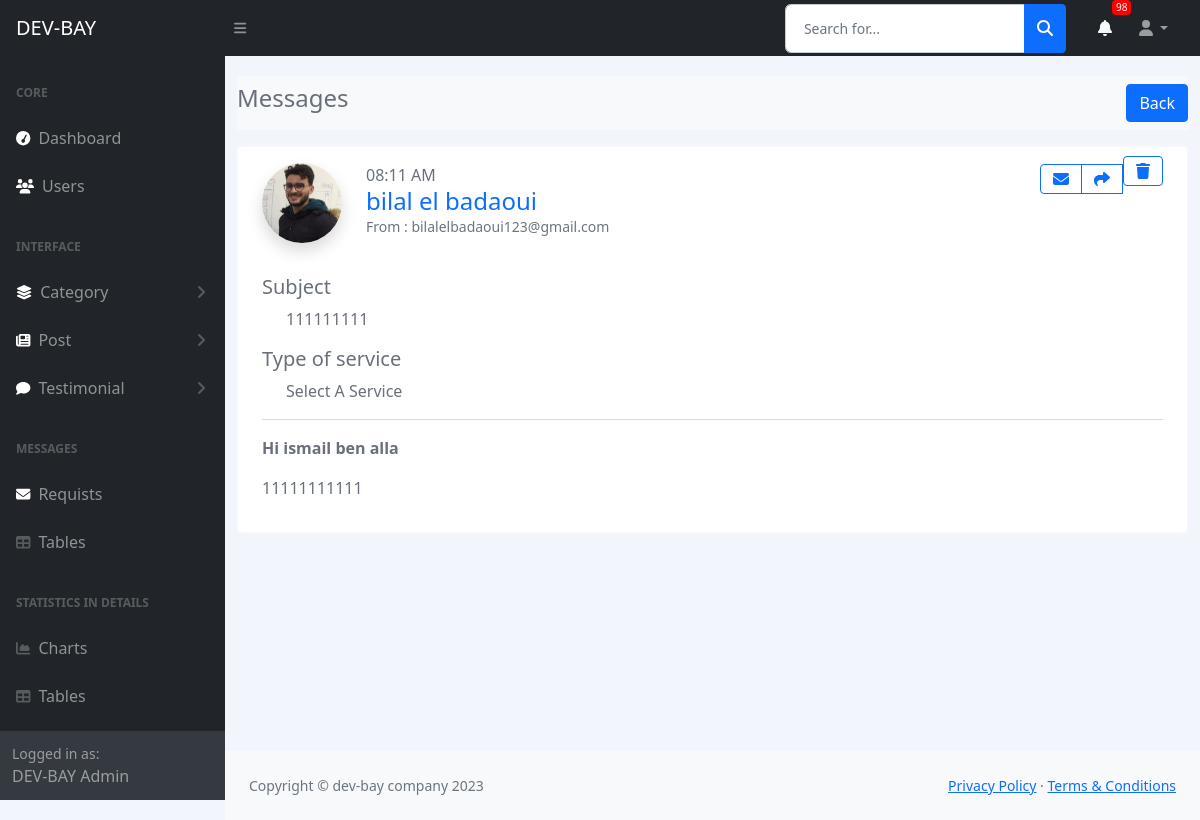
Page /admin/view_requist.php?id=135 (signed in) on the committed database.
### tables this page shows
CREATE TABLE `users` (
  `id` int(10) NOT NULL,
  `firstname` varchar(200) NOT NULL,
  `lastname` varchar(200) NOT NULL,
  `profession` varchar(200) NOT NULL,
  `description` text NOT NULL,
  `email` varchar(200) NOT NULL,
  `password` varchar(200) NOT NULL,
  `image` varchar(100) NOT NULL,
  `status` int(5) NOT NULL DEFAULT 0,
  `role_as` int(1) NOT NULL DEFAULT 0,
  `created_at` date NOT NULL DEFAULT current_timestamp(),
  `updated_at` date DEFAULT current_timestamp()
);

CREATE TABLE `email` (
  `id` int(11) NOT NULL,
  `service` varchar(100) NOT NULL,
  `title` varchar(200) NOT NULL,
  `body` text NOT NULL,
  `state` int(11) NOT NULL DEFAULT 0,
  `email` varchar(200) NOT NULL,
  `fullname` varchar(200) NOT NULL,
  `created_at` datetime NOT NULL DEFAULT current_timestamp()
);

### admin/view_requist.php (the view, shortened to what this page needs)
<?php
include('./includes/header.php');
?>
<div class="container">
    <div class="row">
        <div class="col-lg-12 col-md-3">
            <div class="d-flex  justify-content-between bg-light py-2">
                <h4>Messages</h4>
                <a href='./view_email.php'><button class="btn btn-primary float-end rounded">Back</button></a>
            </div>
            <?php if (isset($_GET['id'])) :
                $Query = "select * from email where id = " . $_GET['id'];
                $Result = mysqli_query($connection, $Query);
                if (mysqli_num_rows($Result) > 0) :
                    foreach ($Result as $email) : ?>
                        <div class="card shadow-none mt-3 border border-light">
                            <div class="card-body px-4">
                                <div class="media mb-3 d-flex justify-content-between flex-wrap-reverse">
                                    <div class="mb-3 d-flex ">
                                        <div class="me-4">
                                            <?php
                                            $userEmail = $email['email'];
                                            $UserQuery = "select * from users where email = '$userEmail'";
                                            $UserResult = mysqli_query($connection, $UserQuery);
                                            if (mysqli_num_rows($UserResult) > 0) :
                                                foreach ($UserResult as $user) : ?>
                                                    <img src="../img/users/<?= $user['image'] ?>" class="rounded-circle mr-3 mail-img shadow" alt="sender picture" width="80" height="80">
                                                <?php endforeach; ?>
                                            <?php else : ?>
                                                <img src="../img/users/profile.png" class="rounded-circle mr-3 mail-img shadow" alt="sender picture" width="80" height="80">
                                            <?php endif; ?>
                                        </div>
                                        <div class="media-body">
                                            <span class="media-meta float-right">
                                                <?php
                                                $date = DateTime::createFromFormat('Y-m-d h:m:s', $email['created_at']);
                                                if ($date->format('h') <= 12)
                                                    echo $date->format('h:m') . "  AM";
                                                else
                                                    echo $date->format('h:m') . "  PM";
                                                ?>
                                            </span>
                                            <h4 class="text-primary m-0"><?= $email['fullname'] ?></h4>
                                            <small class="text-muted">From : <?= $email['email'] ?></small>
                                        </div>
                                    </div>
                                    <div class="btn-toolbar" role="toolbar">
                                        <div class="btn-group mb-4 d-flex align-items-center" style="height: 2rem;">
                                            <button type="button" class="btn btn-outline-primary waves-effect waves-light"><i class="fa fa-envelope"></i></button>
                                            <button type="button" class="btn btn-outline-primary waves-effect waves-light"><i class="fa fa-mail-forward"></i></button>
                                            <form action="./delete_email.php" method="POST">
                                                <button type="submit" name="delete_btn" value="<?= $email['id'] ?>" class="btn btn-outline-primary waves-effect waves-light"><i class="fa fa-trash"></i></button>
                                            </form>
                                        </div>
                                    </div>
                                </div>
                                <div>
                                    <h5>Subject</h5>
                                    <p class="ms-4"><?= $email['title'] ?></p>
                                </div>
                                <div>
                                    <h5>Type of service</h5>
                                    <p class="ms-4"><?= $email['service'] ?></p>
                                </div>
                                <hr>
                                <p><b>Hi <?= $_SESSION['user']['name'] ?></b></p>
                                <p><?= $email['body'] ?></p>
                            </div>
                        </div>
                    <?php endforeach; ?>
                <?php else : ?>
                    <div colspan="12" class="bg-danger text-light py-3 text-center container">
                        No Records !!
                    </div>
                <?php endif; ?>
            <?php else : ?>
                <div colspan="12" class="bg-danger text-light py-3 text-center container">
                    No Records !!
                </div>
            <?php endif; ?>
        </div>
    </div>
</div>
<?php
include('./includes/footer.php');
include('./includes/scripts.php');
?>

### admin/includes/header.php (style rules this page uses)
body { margin-top: 20px; background-color: #f2f6fc; color: #69707a; }
.rounded-circle { border-radius: 50% !important; }
.card { box-shadow: 0 0.15rem 1.75rem 0 rgb(33 40 50 / 15%); }

### rows in the picture
email: created_at "08:11", fullname "bilal el badaoui", email "bilalelbadaoui123@gmail.com", $email['id'] 135 (drawn), title "111111111", service "Select A Service", body "11111111111"
users: image (picture)

### other values in the picture
$newReq "98"
